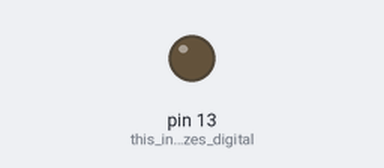
Recording of a sketch running on a simulated Arduino Uno, built with avr-gcc and run on an emulated ATmega328P. Shown: output pins drawn as LEDs (lit = HIGH).

Above: at 1.0 s.
At 5.7 s:
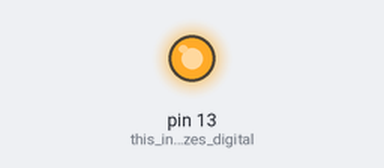
Timing chart, 0 to 8.5 s (numbered marks = the images above):
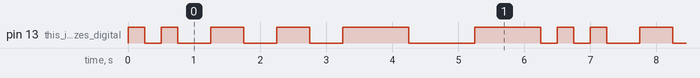

The sketch:

LED_Blink_Built-In.ino
```cpp
// LED Blink (Built-In) - Arduino (Elegoo) UNO R3
// This is a slightly modified version of the basic "built-in LED Blink" program
// This program blinks the LED six times each loop, twice for 250ms, twice for 500ms, and twice for 1 second

void setup() { // this is the code that is only run once on start
  pinMode(LED_BUILTIN, OUTPUT); // this initializes digital pin LED_BUILTIN as an output
}

void loop() { // this code acts similarly to the "forever loop" on the BBC Micro:bit
  digitalWrite(LED_BUILTIN, HIGH);  // turn the LED on (HIGH is the voltage level) (name of output, voltage level)
  delay(250);                      // keeps LED voltage HIGH for 250 milliseconds (0.25 seconds)
  digitalWrite(LED_BUILTIN, LOW);   // turn the LED off by making the voltage LOW
  delay(250);                      // keeps LED voltage LOW for 250 milliseconds (0.25 seconds)
  digitalWrite(LED_BUILTIN, HIGH);
  delay(250);
  digitalWrite(LED_BUILTIN, LOW);
  delay(500); // 500 milliseconds (0.5 seconds)
  digitalWrite(LED_BUILTIN, HIGH);
  delay(500);
  digitalWrite(LED_BUILTIN, LOW);
  delay(500);
  digitalWrite(LED_BUILTIN, HIGH);
  delay(500);
  digitalWrite(LED_BUILTIN, LOW);
  delay(500);
  digitalWrite(LED_BUILTIN, HIGH);
  delay(1000); // 1000 milliseconds (1 second)
  digitalWrite(LED_BUILTIN, LOW);
  delay(1000);
  digitalWrite(LED_BUILTIN, HIGH);
  delay(1000);
  digitalWrite(LED_BUILTIN, LOW);
  delay(250); // for even timing when the loop starts again
}
```

Measured:
- by itself, pin 13 (this_initializes_digital): repeats every 6.5 s: LOW 0.25 s, HIGH 0.25 s, 2 × (LOW 0.50 s, HIGH 0.50 s), LOW 0.50 s, HIGH 1.0 s, LOW 1.0 s, HIGH 1.0 s, LOW 0.25 s, HIGH 0.25 s
- by itself, everything shown: repeats every 6.5 s, in 12 steps
